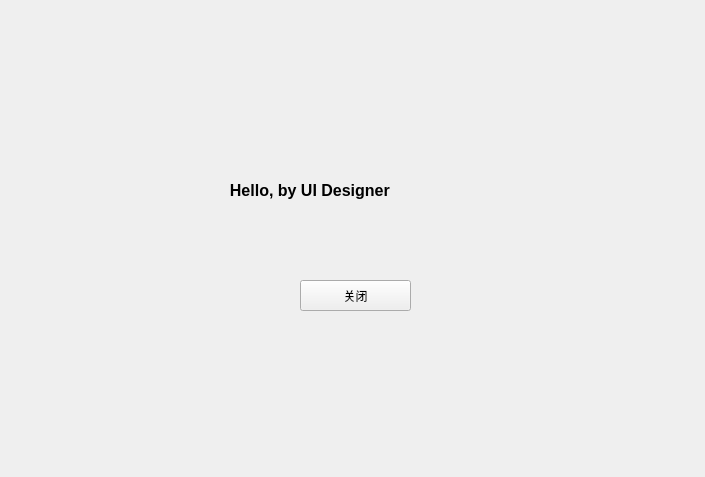
<?xml version="1.0" encoding="UTF-8"?>
<ui version="4.0">
 <class>FormHello</class>
 <widget class="QWidget" name="FormHello">
  <property name="geometry">
   <rect>
    <x>0</x>
    <y>0</y>
    <width>705</width>
    <height>477</height>
   </rect>
  </property>
  <property name="windowTitle">
   <string>Demo2_2</string>
  </property>
  <widget class="QLabel" name="LabelHello">
   <property name="geometry">
    <rect>
     <x>190</x>
     <y>150</y>
     <width>311</width>
     <height>81</height>
    </rect>
   </property>
   <property name="font">
    <font>
     <pointsize>12</pointsize>
     <weight>75</weight>
     <bold>true</bold>
    </font>
   </property>
   <property name="text">
    <string>         Hello, by UI Designer</string>
   </property>
  </widget>
  <widget class="QPushButton" name="btnClose">
   <property name="geometry">
    <rect>
     <x>300</x>
     <y>280</y>
     <width>111</width>
     <height>31</height>
    </rect>
   </property>
   <property name="text">
    <string>关闭</string>
   </property>
  </widget>
 </widget>
 <resources/>
 <connections/>
</ui>
